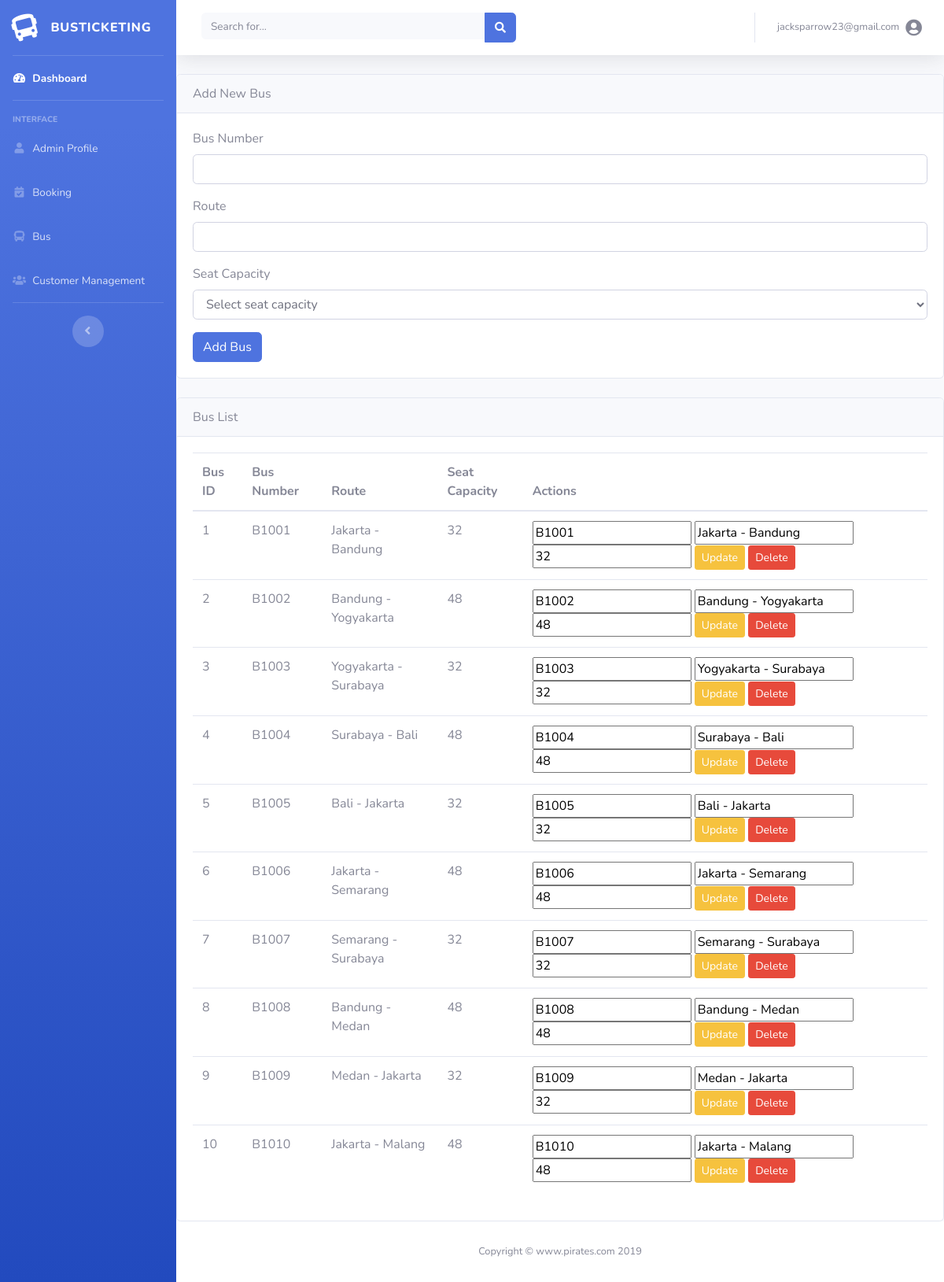
The page /bus_management.php (signed in) on the database its author committed.
### tables this page shows
CREATE TABLE IF NOT EXISTS bus (
    bus_id INT AUTO_INCREMENT PRIMARY KEY,
    bus_number VARCHAR(20) UNIQUE NOT NULL,
    route VARCHAR(100) NOT NULL,
    seat_capacity INT NOT NULL,
    created_at TIMESTAMP DEFAULT CURRENT_TIMESTAMP
);

### bus_management.php (the view, shortened to what this page needs)
<?php
include('conn.php');
$query = "SELECT * FROM bus";
$result = mysqli_query($conn, $query);
$buses = mysqli_fetch_all($result, MYSQLI_ASSOC);
?>
<?php
include('includes/header.php');
include('includes/nav.php');
?>
<div class="card mb-4">
    <div class="card-header">Add New Bus</div>
    <div class="card-body">
        <form action="bus_management.php" method="POST">
            <div class="form-group">
                <label for="bus_number">Bus Number</label>
                <input type="text" class="form-control" id="bus_number" name="bus_number" required>
            </div>
            <div class="form-group">
                <label for="route">Route</label>
                <input type="text" class="form-control" id="route" name="route" required>
            </div>
            <div class="form-group">
                <label for="seat_capacity">Seat Capacity</label>
                <select class="form-control" id="seat_capacity" name="seat_capacity" required>
                    <option value="" disabled selected>Select seat capacity</option>
                </select>
            </div>
            <button type="submit" name="add_bus" class="btn btn-primary">Add Bus</button>
        </form>
    </div>
</div>
<div class="card">
    <div class="card-header">Bus List</div>
    <div class="card-body">
        <table class="table">
            <thead>
                <tr>
                    <th>Bus ID</th>
                    <th>Bus Number</th>
                    <th>Route</th>
                    <th>Seat Capacity</th>
                    <th>Actions</th>
                </tr>
            </thead>
            <tbody>
                <?php foreach ($buses as $bus): ?>
                    <tr>
                        <td><?php echo $bus['bus_id']; ?></td>
                        <td><?php echo $bus['bus_number']; ?></td>
                        <td><?php echo $bus['route']; ?></td>
                        <td><?php echo $bus['seat_capacity']; ?></td>
                        <td>
                            <form action="bus_management.php" method="POST" style="display:inline;">
                                <input type="text" name="bus_number" value="<?php echo $bus['bus_number']; ?>" required>
                                <input type="text" name="route" value="<?php echo $bus['route']; ?>" required>
                                <input type="number" name="seat_capacity" value="<?php echo $bus['seat_capacity']; ?>" required>
                                <button type="submit" name="update_bus" class="btn btn-warning btn-sm">Update</button>
                            </form>
                            <form action="bus_management.php" method="POST" style="display:inline;">
                                <button type="submit" name="delete_bus" class="btn btn-danger btn-sm">Delete</button>
                            </form>
                        </td>
                    </tr>
                <?php endforeach; ?>
            </tbody>
        </table>
    </div>
</div>
<?php
include('includes/footer.php');
?>

### includes/header.php (shortened to what this page needs)
<!DOCTYPE html>
<html lang="en">
<head>
  <link href="vendor/fontawesome-free/css/all.min.css" rel="stylesheet" type="text/css">
  <link href="css\sb-admin-2.min.css" rel="stylesheet">
</head>
<body id="page-top">
  <div id="wrapper">

### includes/nav.php (shortened to what this page needs)
<ul class="navbar-nav bg-gradient-primary sidebar sidebar-dark accordion" id="accordionSidebar">
  <a class="sidebar-brand d-flex align-items-center justify-content-center" href="index.php">
    <div class="sidebar-brand-icon rotate-n-15">
      <i class="fas fa-bus"></i>
    </div>
    <div class="sidebar-brand-text mx-3">BusTicketing</div>
  </a>
  <hr class="sidebar-divider my-0">
  <li class="nav-item active">
    <a class="nav-link" href="index.php">
      <i class="fas fa-fw fa-tachometer-alt"></i>
      <span>Dashboard</span>
    </a>
  </li>
  <hr class="sidebar-divider">
  <div class="sidebar-heading">Interface</div>
  <li class="nav-item">
    <a class="nav-link" href="register.php">
      <i class="fas fa-fw fa-user"></i>
      <span>Admin Profile</span>
    </a>
  </li>
  <li class="nav-item">
    <a class="nav-link" href="booking_management.php">
      <i class="fas fa-fw fa-calendar-check"></i>
      <span>Booking</span>
    </a>
  </li>
  <li class="nav-item">
    <a class="nav-link" href="bus_management.php">
      <i class="fas fa-fw fa-bus"></i>
      <span>Bus</span>
    </a>
  </li>
  <li class="nav-item">
    <a class="nav-link" href="customer_management.php">
      <i class="fas fa-fw fa-users"></i>
      <span>Customer Management</span>
    </a>
  </li>
  <hr class="sidebar-divider">
  <div class="text-center d-none d-md-inline">
    <button class="rounded-circle border-0" id="sidebarToggle"></button>
  </div>
</ul>
<div id="content-wrapper" class="d-flex flex-column">
  <div id="content">
    <nav class="navbar navbar-expand navbar-light bg-white topbar mb-4 static-top shadow">
      <form class="d-none d-sm-inline-block form-inline mr-auto ml-md-3 my-2 my-md-0 mw-100 navbar-search">
        <div class="input-group">
          <input type="text" class="form-control bg-light border-0 small" placeholder="Search for..." aria-label="Search" aria-describedby="basic-addon2">
          <div class="input-group-append">
            <button class="btn btn-primary" type="button">
              <i class="fas fa-search fa-sm"></i>
            </button>
          </div>
        </div>
      </form>
      <ul class="navbar-nav ml-auto">
        <li class="nav-item dropdown no-arrow">
          <a class="nav-link dropdown-toggle" href="#" id="userDropdown" role="button" data-toggle="dropdown" aria-haspopup="true" aria-expanded="false">
            <span class="mr-2 d-none d-lg-inline text-gray-600 small">
              <?php echo $_SESSION['username']; ?>
            </span>
            <i class="fas fa-user-circle fa-lg text-gray-600"></i>
          </a>
        </li>
      </ul>
    </nav>

### includes/footer.php
      <footer class="sticky-footer bg-white">
        <div class="container my-auto">
          <div class="copyright text-center my-auto">
            <span>Copyright &copy; www.pirates.com 2019</span>
          </div>
        </div>
      </footer>
    </div>
  </div>
</body>
</html>

### rows shown on the page
bus: bus_id "1", bus_number "B1001", route "Jakarta - Bandung", seat_capacity "32"
bus: bus_id "2", bus_number "B1002", route "Bandung - Yogyakarta", seat_capacity "48"
bus: bus_id "3", bus_number "B1003", route "Yogyakarta - Surabaya", seat_capacity "32"
bus: bus_id "4", bus_number "B1004", route "Surabaya - Bali", seat_capacity "48"
bus: bus_id "5", bus_number "B1005", route "Bali - Jakarta", seat_capacity "32"
bus: bus_id "6", bus_number "B1006", route "Jakarta - Semarang", seat_capacity "48"
bus: bus_id "7", bus_number "B1007", route "Semarang - Surabaya", seat_capacity "32"
bus: bus_id "8", bus_number "B1008", route "Bandung - Medan", seat_capacity "48"
bus: bus_id "9", bus_number "B1009", route "Medan - Jakarta", seat_capacity "32"
bus: bus_id "10", bus_number "B1010", route "Jakarta - Malang", seat_capacity "48"

### other values the page prints
$_SESSION['username'] "jacksparrow23@gmail.com"
